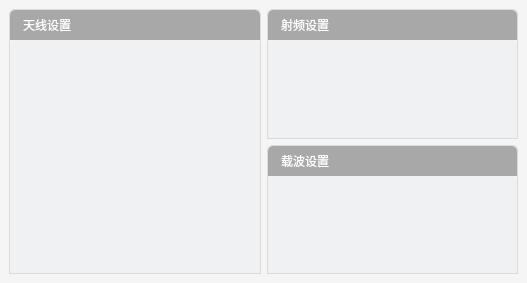
<?xml version="1.0" encoding="UTF-8"?>
<ui version="4.0">
 <class>ReadConfigFor6CDlg</class>
 <widget class="QWidget" name="ReadConfigFor6CDlg">
  <property name="geometry">
   <rect>
    <x>0</x>
    <y>0</y>
    <width>527</width>
    <height>283</height>
   </rect>
  </property>
  <property name="windowTitle">
   <string>Form</string>
  </property>
  <layout class="QGridLayout" name="gridLayout_4">
   <property name="leftMargin">
    <number>0</number>
   </property>
   <property name="topMargin">
    <number>0</number>
   </property>
   <property name="rightMargin">
    <number>0</number>
   </property>
   <property name="bottomMargin">
    <number>0</number>
   </property>
   <property name="spacing">
    <number>0</number>
   </property>
   <item row="0" column="0">
    <widget class="QFrame" name="frame">
     <property name="styleSheet">
      <string notr="true">.QFrame
{
	background-color: rgb(245, 245, 245);
}</string>
     </property>
     <property name="frameShape">
      <enum>QFrame::NoFrame</enum>
     </property>
     <property name="frameShadow">
      <enum>QFrame::Raised</enum>
     </property>
     <layout class="QGridLayout" name="gridLayout">
      <item row="0" column="0">
       <widget class="QWidget" name="widget_9" native="true">
        <property name="styleSheet">
         <string notr="true">.QWidget
{
	border: 1px solid rgb(218,218,218);
	border-top-right-radius: 5px;
	border-top-left-radius: 5px;
}
</string>
        </property>
        <layout class="QVBoxLayout" name="verticalLayout_6">
         <property name="spacing">
          <number>0</number>
         </property>
         <property name="leftMargin">
          <number>1</number>
         </property>
         <property name="topMargin">
          <number>1</number>
         </property>
         <property name="rightMargin">
          <number>1</number>
         </property>
         <property name="bottomMargin">
          <number>1</number>
         </property>
         <item>
          <widget class="QLabel" name="label_16">
           <property name="minimumSize">
            <size>
             <width>0</width>
             <height>30</height>
            </size>
           </property>
           <property name="maximumSize">
            <size>
             <width>16777215</width>
             <height>30</height>
            </size>
           </property>
           <property name="styleSheet">
            <string notr="true">font: 10pt &quot;微软雅黑&quot;;
color: rgb(255, 255, 255);
background-color: rgb(168, 168, 168);
padding: 3px 3px 3px 10px;
border: none;
border-top-right-radius: 5px;
border-top-left-radius: 5px;
</string>
           </property>
           <property name="text">
            <string>天线设置</string>
           </property>
          </widget>
         </item>
         <item>
          <widget class="QWidget" name="widget_10" native="true">
           <property name="styleSheet">
            <string notr="true">.QWidget
{
	border: none;
	background-color: rgb(240, 241, 243);
}</string>
           </property>
          </widget>
         </item>
        </layout>
       </widget>
      </item>
      <item row="0" column="1">
       <layout class="QVBoxLayout" name="verticalLayout">
        <item>
         <widget class="QWidget" name="widget_13" native="true">
          <property name="styleSheet">
           <string notr="true">.QWidget
{
	border: 1px solid rgb(218,218,218);
	border-top-right-radius: 5px;
	border-top-left-radius: 5px;
}
</string>
          </property>
          <layout class="QVBoxLayout" name="verticalLayout_8">
           <property name="spacing">
            <number>0</number>
           </property>
           <property name="leftMargin">
            <number>1</number>
           </property>
           <property name="topMargin">
            <number>1</number>
           </property>
           <property name="rightMargin">
            <number>1</number>
           </property>
           <property name="bottomMargin">
            <number>1</number>
           </property>
           <item>
            <widget class="QLabel" name="label_18">
             <property name="minimumSize">
              <size>
               <width>0</width>
               <height>30</height>
              </size>
             </property>
             <property name="maximumSize">
              <size>
               <width>16777215</width>
               <height>30</height>
              </size>
             </property>
             <property name="styleSheet">
              <string notr="true">font: 10pt &quot;微软雅黑&quot;;
color: rgb(255, 255, 255);
background-color: rgb(168, 168, 168);
padding: 3px 3px 3px 10px;
border: none;
border-top-right-radius: 5px;
border-top-left-radius: 5px;
</string>
             </property>
             <property name="text">
              <string>射频设置</string>
             </property>
            </widget>
           </item>
           <item>
            <widget class="QWidget" name="widget_14" native="true">
             <property name="styleSheet">
              <string notr="true">.QWidget
{
	border: none;
	background-color: rgb(240, 241, 243);
}</string>
             </property>
            </widget>
           </item>
          </layout>
         </widget>
        </item>
        <item>
         <widget class="QWidget" name="widget_11" native="true">
          <property name="styleSheet">
           <string notr="true">.QWidget
{
	border: 1px solid rgb(218,218,218);
	border-top-right-radius: 5px;
	border-top-left-radius: 5px;
}
</string>
          </property>
          <layout class="QVBoxLayout" name="verticalLayout_7">
           <property name="spacing">
            <number>0</number>
           </property>
           <property name="leftMargin">
            <number>1</number>
           </property>
           <property name="topMargin">
            <number>1</number>
           </property>
           <property name="rightMargin">
            <number>1</number>
           </property>
           <property name="bottomMargin">
            <number>1</number>
           </property>
           <item>
            <widget class="QLabel" name="label_17">
             <property name="minimumSize">
              <size>
               <width>0</width>
               <height>30</height>
              </size>
             </property>
             <property name="maximumSize">
              <size>
               <width>16777215</width>
               <height>30</height>
              </size>
             </property>
             <property name="styleSheet">
              <string notr="true">font: 10pt &quot;微软雅黑&quot;;
color: rgb(255, 255, 255);
background-color: rgb(168, 168, 168);
padding: 3px 3px 3px 10px;
border: none;
border-top-right-radius: 5px;
border-top-left-radius: 5px;
</string>
             </property>
             <property name="text">
              <string>载波设置</string>
             </property>
            </widget>
           </item>
           <item>
            <widget class="QWidget" name="widget_12" native="true">
             <property name="styleSheet">
              <string notr="true">.QWidget
{
	border: none;
	background-color: rgb(240, 241, 243);
}</string>
             </property>
            </widget>
           </item>
          </layout>
         </widget>
        </item>
       </layout>
      </item>
     </layout>
     <zorder>widget_9</zorder>
     <zorder>widget_11</zorder>
     <zorder>widget_13</zorder>
    </widget>
   </item>
  </layout>
 </widget>
 <resources/>
 <connections/>
</ui>
